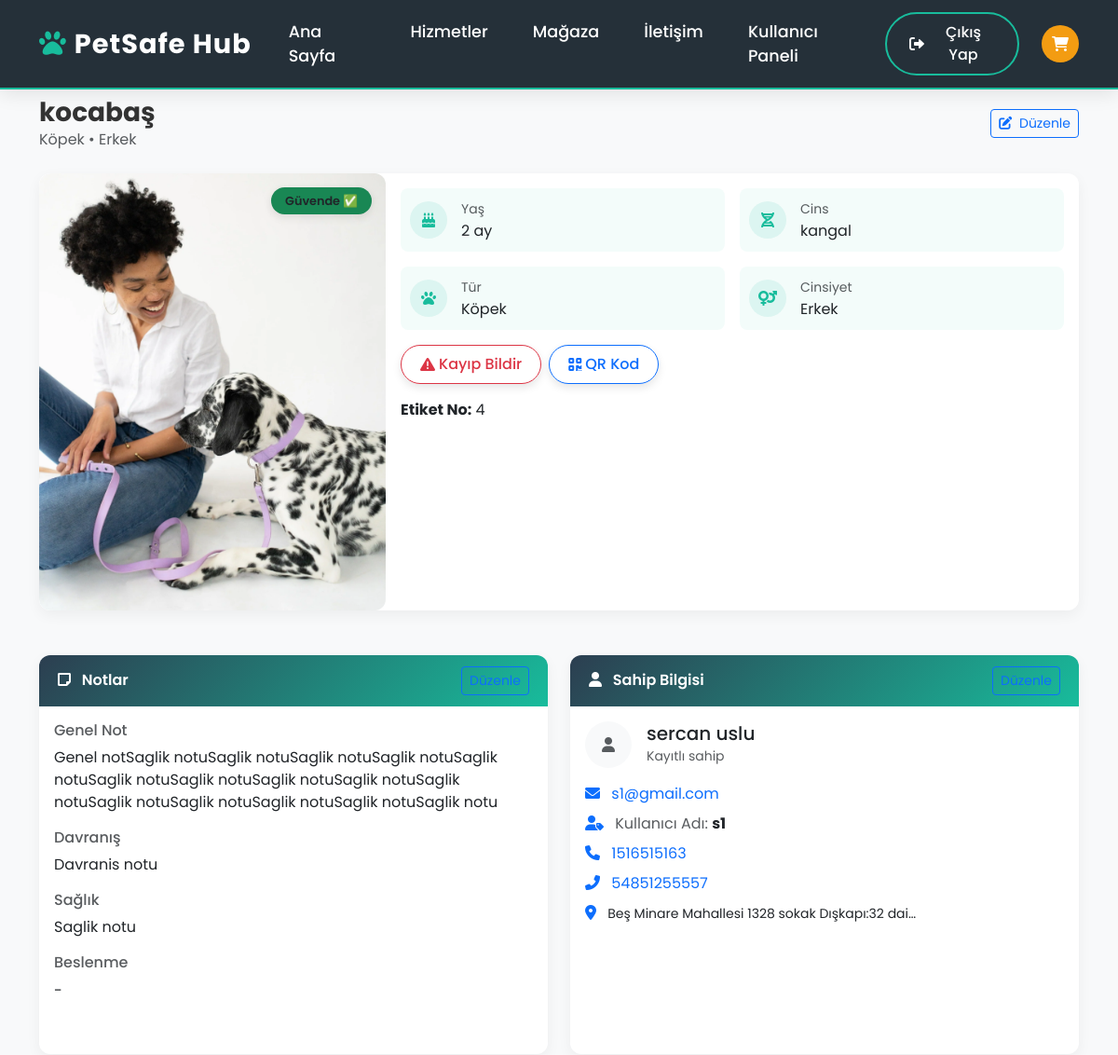
/panel/pet/14/ (signed in, upper part), run on an earlier commit of the app's database.
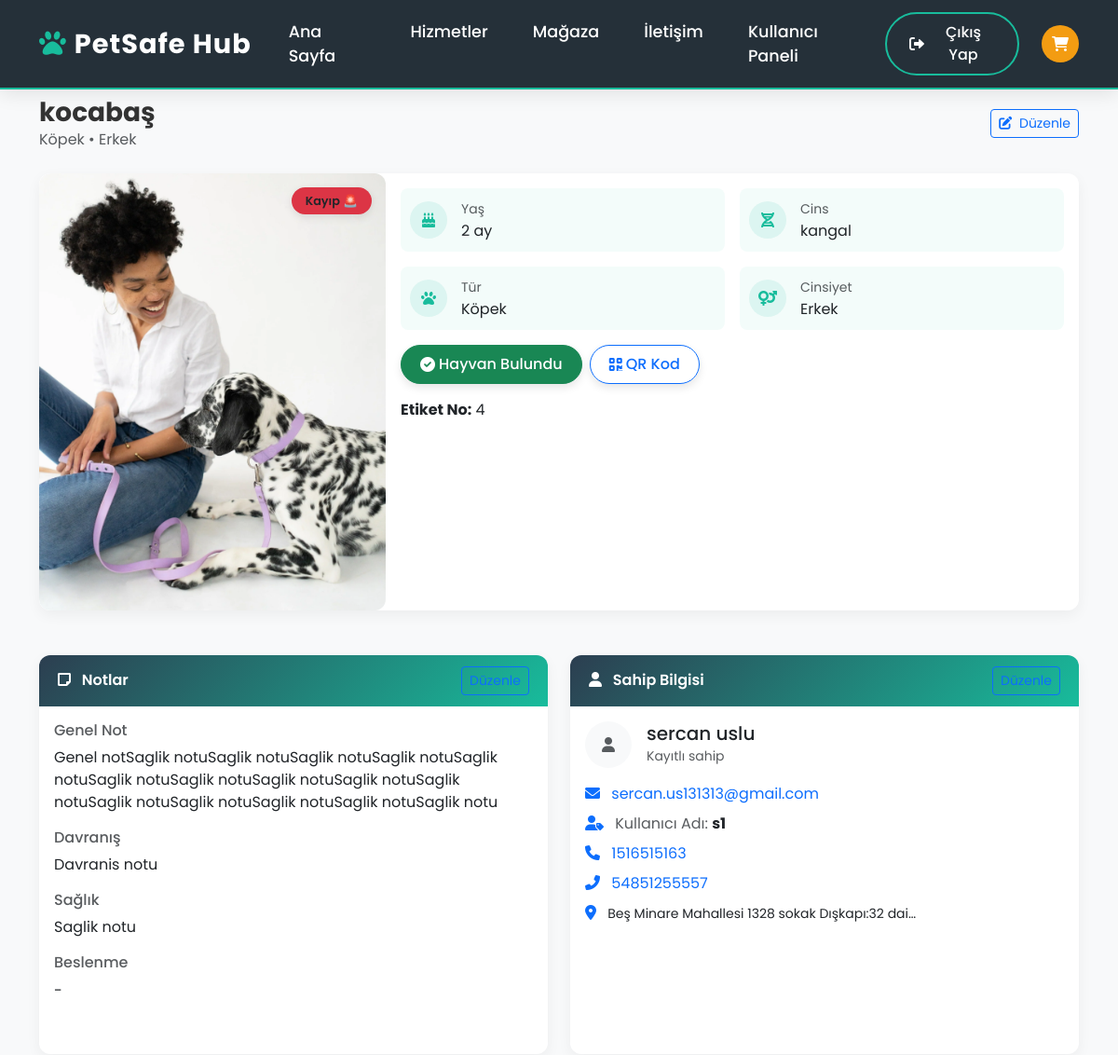
And on a later commit of the database.
### anahtarlik/models.py (models this page shows, shortened)
class EvcilHayvan(models.Model):
    TUR_SECENEKLERI = [
        ('kopek', 'Köpek'),
        ('kedi', 'Kedi'),
        ('diger', 'Diğer'),
    ]
    CINSIYET_SECENEKLERI = [
        ('erkek', 'Erkek'),
        ('disi', 'Dişi'),
        ('bilinmiyor', 'Bilinmiyor'),
    ]
    ad = models.CharField(max_length=100)
    tur = models.CharField(max_length=20, choices=TUR_SECENEKLERI)
    cins = models.CharField(max_length=100)
    cinsiyet = models.CharField(max_length=20, choices=CINSIYET_SECENEKLERI, default='bilinmiyor')
    dogum_tarihi = models.DateField(null=True, blank=True)
    sahip = models.ForeignKey(Sahip, on_delete=models.CASCADE, related_name='evcil_hayvanlar')
    saglik_notu = models.TextField(blank=True)
    beslenme_notu = models.TextField(blank=True)
    genel_not = models.TextField(blank=True)
    davranis_notu = models.TextField(blank=True)
    kayip_durumu = models.BooleanField(default=False)
    kayip_bildirim_tarihi = models.DateTimeField(null=True, blank=True)
    odul_miktari = models.DecimalField(max_digits=10, decimal_places=2, null=True, blank=True)
    resim = models.ImageField(upload_to='evcil_hayvanlar/', null=True, blank=True)

class Sahip(models.Model):
    kullanici = models.OneToOneField(User, on_delete=models.CASCADE)
    ad = models.CharField(max_length=50, blank=True)
    soyad = models.CharField(max_length=50, blank=True)
    telefon = models.CharField(max_length=15, blank=True)
    yedek_telefon = models.CharField(max_length=15, blank=True)
    adres = models.TextField(blank=True)
    acil_durum_kontagi = models.CharField(max_length=15, blank=True)

class Etiket(models.Model):
    etiket_id = models.UUIDField(default=uuid.uuid4, editable=False, unique=True)
    seri_numarasi = models.CharField(max_length=50, unique=True)
    evcil_hayvan = models.OneToOneField('EvcilHayvan', on_delete=models.CASCADE, null=True, blank=True)
    qr_kod_url = models.URLField(blank=True)
    aktif = models.BooleanField(default=False)
    olusturulma_tarihi = models.DateTimeField(auto_now_add=True)
    kilitli = models.BooleanField(default=False)
    kanal = models.CharField(max_length=10, choices=KANAL_SECENEKLERI) # <<< BURAYI DEĞİŞTİRDİM!
    satici_veteriner = models.ForeignKey(
        'veteriner.Veteriner', null=True, blank=True, on_delete=models.SET_NULL, related_name='sattigi_etiketler'
    )
    satici_petshop = models.ForeignKey(
        'petshop.Petshop', null=True, blank=True, on_delete=models.SET_NULL, related_name='sattigi_etiketler'
    )
    tahsis_tarihi = models.DateTimeField(null=True, blank=True)
    first_activated_at = models.DateTimeField(null=True, blank=True)
    aktiflestiren = models.ForeignKey(
        settings.AUTH_USER_MODEL, null=True, blank=True, on_delete=models.SET_NULL, related_name='aktiflestirdigi_etiketler'
    )
    aktiflestirme_tarihi = models.DateTimeField(null=True, blank=True)
    aktivasyon_sayisi = models.PositiveIntegerField(default=0)
    class Meta:
        constraints = [
            models.CheckConstraint(
                name='etiket_vet_icin_veteriner_zorunlu',
                check=(models.Q(kanal__isnull=True) | ~models.Q(kanal=KANAL_VET) | models.Q(satici_veteriner__isnull=False))
            ),
            models.CheckConstraint(
                name='etiket_shop_icin_petshop_zorunlu',
                check=(models.Q(kanal__isnull=True) | ~models.Q(kanal=KANAL_SHOP) | models.Q(satici_petshop__isnull=False))
            ),
            models.CheckConstraint(
                name='etiket_online_icin_partner_bos',
                check=(models.Q(kanal__isnull=True) | ~models.Q(kanal=KANAL_ONLINE) |
                         (models.Q(satici_veteriner__isnull=True) & models.Q(satici_petshop__isnull=True)))
            ),
        ]

### anahtarlik/views.py (the view)
# urls.py: path('panel/pet/<int:pet_id>/', views.pet_detail, name='pet_detail'),
@login_required
def pet_detail(request, pet_id):
    evcil_hayvan = get_object_or_404(EvcilHayvan, id=pet_id, sahip__kullanici=request.user)
    asi_takvimi = evcil_hayvan.asi_takvimi.all().order_by('-planlanan_tarih')
    saglik_kayitlari = evcil_hayvan.saglik_kayitlari.all().order_by('-asi_tarihi')
    ilac_kayitlari = evcil_hayvan.ilac_kayitlari.all().order_by('-baslangic_tarihi')
    ameliyat_kayitlari = evcil_hayvan.ameliyat_kayitlari.all().order_by('-tarih')
    alerjiler = evcil_hayvan.alerjiler.all().order_by('-kaydedilme_tarihi')
    beslenme_kayitlari = evcil_hayvan.beslenme_kayitlari.all().order_by('-tarih')
    kilo_kayitlari = evcil_hayvan.kilo_kayitlari.all().order_by('tarih')
    kilo_data = list(kilo_kayitlari.values("tarih", "kilo"))
    kilo_data_json = json.dumps(kilo_data, cls=DjangoJSONEncoder)
    context = {
        'hayvan': evcil_hayvan,
        'asi_takvimi': asi_takvimi,
        'saglik_kayitlari': saglik_kayitlari,
        'ilac_kayitlari': ilac_kayitlari,
        'ameliyat_kayitlari': ameliyat_kayitlari,
        'alerjiler': alerjiler,
        'beslenme_kayitlari': beslenme_kayitlari,
        'kilo_kayitlari': kilo_kayitlari,
        'kilo_data_json': kilo_data_json,   # ✅ Template’e JSON gönderiyoruz
    }
    return render(request, 'anahtarlik/pet_detail.html', context)

### courseapp/context_processors.py (called while the page is built, shortened)
def sepet_ozeti(request):
    sepet = request.session.get('sepet', {})
    if isinstance(sepet, list):  # Eski liste ise dict'e çevir (hata önle)
        new_sepet = {}
        for pk in sepet:
            new_sepet[str(pk)] = new_sepet.get(str(pk), 0) + 1
        request.session['sepet'] = new_sepet
        sepet = new_sepet
    sepet_items = []
    toplam = 0
    adet = 0
    return {
        'sepet_items': sepet_items,
        'sepet_toplam': toplam,
        'sepet_adet': adet,
    }

### anahtarlik/templates/anahtarlik/pet_detail.html (shortened to what the changed rows need)
{% extends "ana.html" %}
{% load static %}
{% block content %}
<div class="container py-4">
    <div class="d-flex justify-content-between align-items-center mb-4 animate-fade-in">
        <div>
            <h1 class="h3 mb-0 fw-bold">{{ hayvan.ad|default:"Bilinmeyen Hayvan" }}</h1>
            <p class="text-muted mb-0">{{ hayvan.get_tur_display|default:"Bilinmeyen Tür" }} • {{ hayvan.get_cinsiyet_display|default:"Bilinmeyen Cinsiyet" }}</p>
        </div>
    </div>
    <div class="row mb-4 animate-fade-in delay-1">
        <div class="col-12">
            <div class="card info-card">
                <div class="row g-0">
                    <div class="col-md-4 position-relative">
                        <div class="pet-image-container">
                            {% if hayvan.resim %}
                                <img src="{{ hayvan.resim.url }}" class="pet-image" alt="{{ hayvan.ad|default:'Bilinmeyen Hayvan' }}">
                            {% endif %}
                        </div>
                        <span class="pet-status-badge {% if hayvan.kayip_durumu %}bg-danger{% else %}bg-success{% endif %}">
                            {% if hayvan.kayip_durumu %}Kayıp 🚨{% else %}Güvende ✅{% endif %}
                        </span>
                    </div>
                    <div class="col-md-8">
                        <div class="card-body">
                            <div class="pet-info-grid mb-3">
                                {% if hayvan.dogum_tarihi %}
                                <div class="pet-info-item">
                                    <div class="pet-info-icon">
                                        <i class="fas fa-birthday-cake"></i>
                                    </div>
                                    <div>
                                        <small class="text-muted">Yaş</small>
                                        <p class="mb-0">{{ hayvan.dogum_tarihi|timesince }}</p>
                                    </div>
                                </div>
                                {% endif %}
                                {% if hayvan.cins %}
                                <div class="pet-info-item">
                                    <div class="pet-info-icon">
                                        <i class="fas fa-dna"></i>
                                    </div>
                                    <div>
                                        <small class="text-muted">Cins</small>
                                        <p class="mb-0">{{ hayvan.cins }}</p>
                                    </div>
                                </div>
                                {% endif %}
                                <div class="pet-info-item">
                                    <div>
                                        <small class="text-muted">Tür</small>
                                        <p class="mb-0">{{ hayvan.get_tur_display|default:"Bilinmeyen Tür" }}</p>
                                    </div>
                                </div>
                                <div class="pet-info-item">
                                    <div>
                                        <small class="text-muted">Cinsiyet</small>
                                        <p class="mb-0">{{ hayvan.get_cinsiyet_display|default:"Bilinmeyen Cinsiyet" }}</p>
                                    </div>
                                </div>
                            </div>
                            <div class="d-flex flex-wrap gap-2 mt-3">
                                {% if hayvan.kayip_durumu %}
                                    <a href="{% url 'mark_found' evcil_hayvan_id=hayvan.id %}" class="status-btn btn btn-success">
                                        <i class="fas fa-check-circle me-1"></i> Hayvan Bulundu
                                    </a>
                                {% else %}
                                    <a href="{% url 'kayip_bildir' evcil_hayvan_id=hayvan.id %}" class="status-btn btn btn-outline-danger">
                                        <i class="fas fa-exclamation-triangle me-1"></i> Kayıp Bildir
                                    </a>
                                {% endif %}
                                {% if hayvan.etiket %}
                                <a href="{{ hayvan.etiket.qr_kod_url }}" class="status-btn btn btn-outline-primary" target="_blank">
                                    <i class="fas fa-qrcode me-1"></i> QR Kod
                                </a>
                                {% endif %}
                            </div>
                            {% if hayvan.etiket %}
                            <div class="mt-3">
                                <p class="mb-1"><strong>Etiket No:</strong> {{ hayvan.etiket.seri_numarasi|default:"Bilinmeyen Etiket" }}</p>
                            </div>
                            {% endif %}
                        </div>
                    </div>
                </div>
            </div>
        </div>
    </div>
    <div class="row mb-4 animate-fade-in delay-2">
        <div class="col-md-6 mb-3 mb-md-0">
            <div class="card info-card h-100">
                <div class="card-body">
                    <div class="mb-3">
                        <h6 class="text-muted mb-2">Genel Not</h6>
                        <p>{{ hayvan.genel_not|default:"-" }}</p>
                    </div>
                    <div>
                        <h6 class="text-muted mb-2">Davranış</h6>
                        <p>{{ hayvan.davranis_notu|default:"-" }}</p>
                    </div>
                    <div class="mb-3">
                        <h6 class="text-muted mb-2">Sağlık</h6>
                        <p>{{ hayvan.saglik_notu|default:"-" }}</p>
                    </div>
                    <div class="mb-3">
                        <h6 class="text-muted mb-2">Beslenme</h6>
                        <p>{{ hayvan.beslenme_notu|default:"-" }}</p>
                    </div>
                </div>
            </div>
        </div>
    <div class="col-md-6">
        <div class="card info-card h-100">
            <div class="card-body">
                <div class="d-flex align-items-center mb-3">
                    <div>
                        <h5 class="mb-0">
                            {{ hayvan.sahip.ad|default:"Bilinmeyen Ad" }} {{ hayvan.sahip.soyad|default:"Bilinmeyen Soyad" }}
                        </h5>
                        <small class="text-muted">Kayıtlı sahip</small>
                    </div>
                </div>
                <ul class="list-unstyled">
                    {% if hayvan.sahip.kullanici.email %}
                    <li class="mb-2">
                        <i class="fas fa-envelope me-2 text-primary"></i>
                        <a href="mailto:{{ hayvan.sahip.kullanici.email }}" class="text-decoration-none">{{ hayvan.sahip.kullanici.email }}</a>
                    </li>
                    {% endif %}
                    <li class="mb-2">
                        <i class="fas fa-user-tag me-2 text-primary"></i>
                        <span class="text-muted">Kullanıcı Adı:</span>
                        <strong>{{ hayvan.sahip.kullanici.username }}</strong>
                    </li>
                    <li class="mb-2">
                        <i class="fas fa-phone me-2 text-primary"></i>
                        <a href="tel:{{ hayvan.sahip.telefon|default:'#' }}" class="text-decoration-none">{{ hayvan.sahip.telefon|default:"Bilinmeyen Telefon" }}</a>
                    </li>
                    {% if hayvan.sahip.yedek_telefon %}
                    <li class="mb-2">
                        <i class="fas fa-phone-alt me-2 text-primary"></i>
                        <a href="tel:{{ hayvan.sahip.yedek_telefon }}" class="text-decoration-none">{{ hayvan.sahip.yedek_telefon }}</a>
                    </li>
                    {% endif %}
                    {% if hayvan.sahip.adres %}
                    <li>
                        <i class="fas fa-map-marker-alt me-2 text-primary"></i>
                        <small>{{ hayvan.sahip.adres|truncatechars:50 }}</small>
                    </li>
                    {% endif %}
                </ul>
            </div>
        </div>
    </div>
    </div>
</div>
{% endblock %}

What changed in the data, as far as the page shows it:
changed EvcilHayvan "kocabaş": kayip_durumu False → True (drawn); sahip.kullanici.email "s1@gmail.com" → "sercan.us131313@gmail.com"
Also different on the page:
text no longer shown: "Güvende ✅ Kayıp Bildir"
text now shown: "Kayıp 🚨 Hayvan Bulundu"
